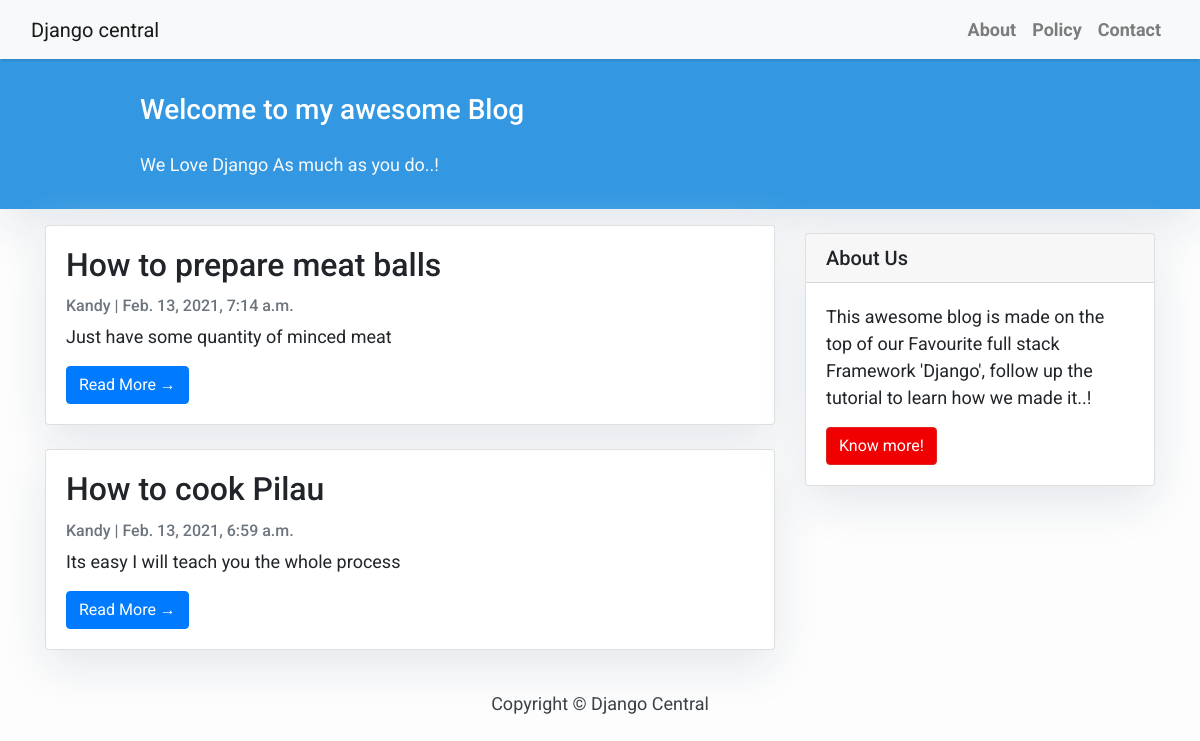
The page / on the database its author committed.
### blog/models.py (models this page shows, shortened)
class Post(models.Model):
    title = models.CharField(max_length=200, unique=True)
    slug = models.SlugField(max_length=200, unique=True)
    author = models.ForeignKey(User, on_delete=models.CASCADE,related_name='blog_posts')
    updated_on = models.DateTimeField(auto_now=True)
    content = models.TextField()
    created_on = models.DateTimeField(auto_now_add=True)
    status = models.IntegerField(choices=STATUS, default=0)
    '''we tell django to sort results in the created_on
    field  '''
    class Meta:
        ordering = ['-created_on']
    '''default human-readable representation of the object '''

### blog/views.py (the view)
# urls.py: path('', views.PostList.as_view(), name='home'),
class PostList(generic.ListView):
    queryset = Post.objects.filter(status=1).order_by('-created_on')#the (-) sign signifies the latest post would be at the top
    template_name = 'index.html'

### templates/index.html (shortened to what this page needs)
{% extends "base.html" %}
{% block content %}
<header class="masthead">
    <div class="container">
        <div class="row">
            <div class=" col-md-8 col-md-10 mx-auto">
                <div class="site-heading">
                    <h3 class=" site-heading my-4 mt-3 text-white"> Welcome to my awesome Blog </h3>
                    <p class="text-light">We Love Django As much as you do..! &nbsp
                    </p>
                </div>
            </div>
        </div>
    </div>
</header>
<div class="container">
    <div class="row">
        <div class="col-md-8 mt-3 left">
            {% for post in post_list %}
            <div class="card mb-4">
                <div class="card-body">
                    <h2 class="card-title">{{ post.title }}</h2>
                    <p class="card-text text-muted h6">{{ post.author }} | {{ post.created_on}} </p>
                    <p class="card-text">{{post.content|slice:":200" }}</p>
                    <a href="{% url 'post_detail' post.slug  %}" class="btn btn-primary">Read More &rarr;</a>
                </div>
            </div>
            {% endfor %}
        </div>
        {% block sidebar %} {% include 'sidebar.html' %} {% endblock sidebar %}
    </div>
</div>
{%endblock%}

### templates/base.html (shortened to what this page needs)
<!DOCTYPE html>
<html>
    <head>
        <link rel="stylesheet" href="https://maxcdn.bootstrapcdn.com/bootstrap/4.0.0/css/bootstrap.min.css"
 />
    </head>
    <body>
        <nav class="navbar navbar-expand-lg navbar-light bg-light shadow" id="mainNav">
            <div class="container-fluid">
                <a class="navbar-brand" href="{% url 'home' %}">Django central</a>
                <div class="collapse navbar-collapse" id="navbarResponsive">
                    <ul class="navbar-nav ml-auto">
                        <li class="nav-item text-black">
                            <a class="nav-link text-black font-weight-bold" href="#">About</a>
                        </li>
                        <li class="nav-item text-black">
                            <a class="nav-link text-black font-weight-bold" href="#">Policy</a>
                        </li>
                        <li class="nav-item text-black">
                            <a class="nav-link text-black font-weight-bold" href="#">Contact</a>
                        </li>
                    </ul>
                </div>
            </div>
        </nav>
        {% block content %}{% endblock content %}
        <footer class="py-3 bg-grey">
            <p class="m-0 text-dark text-center ">Copyright &copy; Django Central</p>
        </footer>
    </body>
</html>

### templates/sidebar.html (shortened to what this page needs)
{% block sidebar %}
<div class="col-md-4 float-right ">
<div class="card my-4">
        <h5 class="card-header">About Us</h5>
    <div class="card-body">
        <p class="card-text"> This awesome blog is made on the top of our Favourite full stack Framework 'Django', follow up the tutorial to learn how we made it..!</p>
        <a href="https://djangocentral.com/building-a-blog-application-with-django"
           class="btn btn-danger">Know more!</a>
    </div>
</div>
</div>
{% endblock sidebar %}

### templates/base.html (style rules this page uses)
body { font-family: "Roboto", sans-serif; font-size: 17px; background-color: #fdfdfd; }
.shadow { box-shadow: 0 4px 2px -2px rgba(0, 0, 0, 0.1); }
.btn-danger { color: #fff; background-color: #f00000; border-color: #dc281e; }
.masthead { background: #3398E1; height: auto; padding-bottom: 15px; box-shadow: 0 16px 48px #E3E7EB; padding-top: 10px; }

### templates/index.html (style rules this page uses)
body { font-family: "Roboto", sans-serif; font-size: 18px; background-color: #fdfdfd; }
.card { box-shadow: 0 16px 48px #E3E7EB; }

### templates/sidebar.html (style rules this page uses)
.card { box-shadow: 0 16px 48px #E3E7EB; }

### rows shown on the page
Post: title "How to prepare meat balls", author "Kandy", created_on "Feb. 13, 2021, 7:14 a.m.", content "Just have some quantity of minced meat"
Post: title "How to cook Pilau", author "Kandy", created_on "Feb. 13, 2021, 6:59 a.m.", content "Its easy I will teach you the whole process"
